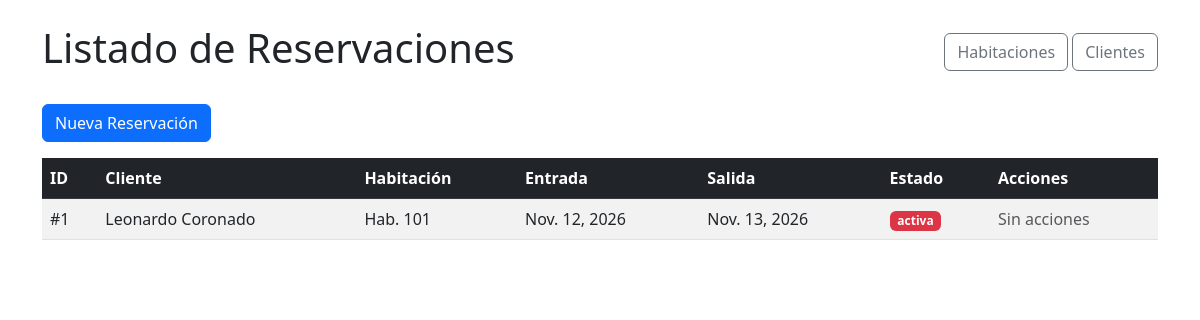
Before: /reservaciones/ with the older database file.
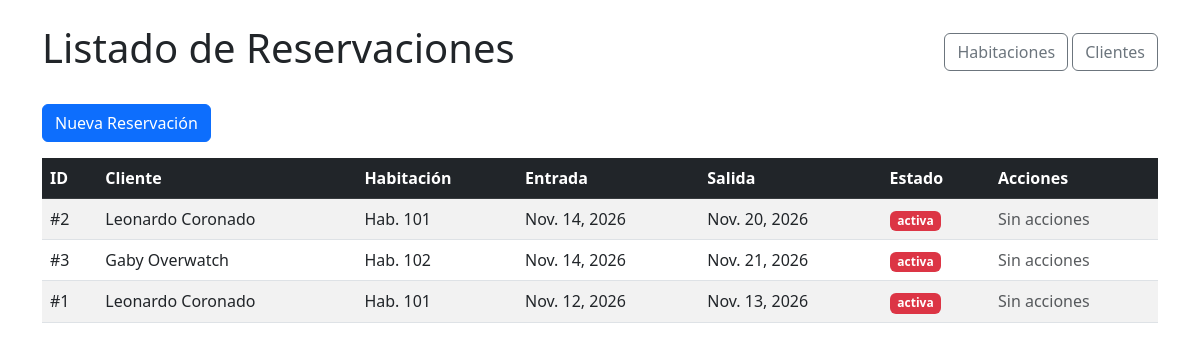
After: the same page with the newer database file.
### reservaciones/models.py (models this page shows, shortened)
class Reservacion(models.Model):
    ACTIVA = 'activa'
    CANCELADA = 'cancelada'
    FINALIZADA = 'finalizada'
    ESTADOS = [
        (ACTIVA, 'Activa'),
        (CANCELADA, 'Cancelada'),
        (FINALIZADA, 'Finalizada'),
    ]
    cliente = models.ForeignKey(Cliente, on_delete=models.PROTECT,
                                related_name='reservaciones')
    habitacion = models.ForeignKey(Habitacion, on_delete=models.PROTECT,
                                   related_name='reservaciones')
    fecha_entrada = models.DateField()
    fecha_salida = models.DateField()
    total = models.DecimalField(max_digits=10, decimal_places=2,
                                default=0, editable=False)
    estado = models.CharField(max_length=20, choices=ESTADOS, default=ACTIVA)
    class Meta:
        ordering = ['-fecha_entrada']
        verbose_name = 'Reservación'
        verbose_name_plural = 'Reservaciones'

### clientes/models.py (models this page shows, shortened)
class Cliente(models.Model):
    nombre = models.CharField(max_length=100)
    apellidos = models.CharField(max_length=150)
    correo = models.EmailField(unique=True)
    telefono = models.CharField(max_length=20)
    fecha_registro = models.DateTimeField(auto_now_add=True)
    def __str__(self):
        return f"{self.nombre} {self.apellidos}"
    class Meta:
        ordering = ['apellidos', 'nombre']
        verbose_name = 'Cliente'
        verbose_name_plural = 'Clientes'

### habitaciones/models.py (models this page shows, shortened)
class Habitacion(models.Model):
    TIPOS = [
        ('individual', 'Individual'),
        ('doble', 'Doble'),
        ('suite', 'Suite'),
        ('presidencial', 'Presidencial'),
    ]
    numero = models.IntegerField(unique=True)
    tipo =  models.CharField((""), max_length=20, choices=TIPOS)
    precioxnoche = models.DecimalField(max_digits=  15, decimal_places=2)
    capacidad = models.IntegerField()
    disponible = models.BooleanField(default= True)
    imagen = models.ImageField(upload_to='habitaciones/', blank=True, null=True)

### reservaciones/views.py (the view)
# urls.py: path('', views.lista_reservaciones, name='lista'),
def lista_reservaciones(request):
    reservaciones = Reservacion.objects.select_related('cliente', 'habitacion')
    q = request.GET.get('q', '').strip()
    tipo = request.GET.get('tipo', '')
    estado = request.GET.get('estado', '')
    if q:
        condicion = (Q(cliente__nombre__icontains=q) |
                     Q(cliente__apellidos__icontains=q))
        if q.isdigit():
            condicion |= Q(habitacion__numero=q)
        reservaciones = reservaciones.filter(condicion)
    if tipo:
        reservaciones = reservaciones.filter(habitacion__tipo=tipo)
    if estado:
        reservaciones = reservaciones.filter(estado=estado)
    return render(request, 'reservaciones/lista.html', {
        'reservaciones': reservaciones,
        'tipos': Habitacion.TIPOS,
        'estados': Reservacion.ESTADOS,
        'q': q, 'tipo_actual': tipo, 'estado_actual': estado,
    })

### reservaciones/templates/reservaciones/lista.html (shortened to what this page needs)
<!DOCTYPE html>
<html lang="es">
<head>
    <link href="https://cdn.jsdelivr.net/npm/bootstrap@5.3.0/dist/css/bootstrap.min.css" rel="stylesheet">
</head>
<body class="container mt-4">
    <div class="d-flex justify-content-between align-items-center mb-4">
        <h1>Listado de Reservaciones</h1>
        <div>
            <a href="{% url 'habitaciones:lista' %}" class="btn btn-outline-secondary">Habitaciones</a>
            <a href="{% url 'clientes:lista' %}" class="btn btn-outline-secondary">Clientes</a>
        </div>
    </div>
    <a href="{% url 'reservaciones:crear' %}" class="btn btn-primary mb-3">Nueva Reservación</a>
    <table class="table table-striped table-hover">
        <thead class="table-dark">
            <tr>
                <th>ID</th>
                <th>Cliente</th>
                <th>Habitación</th>
                <th>Entrada</th>
                <th>Salida</th>
                <th>Estado</th>
                <th>Acciones</th>
            </tr>
        </thead>
        <tbody>
            {% for reservacion in reservaciones %}
            <tr>
                <td>#{{ reservacion.pk }}</td>
                <td>{{ reservacion.cliente }}</td>
                <td>Hab. {{ reservacion.habitacion.numero }}</td>
                <td>{{ reservacion.fecha_entrada }}</td>
                <td>{{ reservacion.fecha_salida }}</td>
                <td>
                    <span class="badge {% if reservacion.estado == 'ACTIVA' %}bg-success{% else %}bg-danger{% endif %}">
                        {{ reservacion.estado }}
                    </span>
                </td>
                <td>
                    {% if reservacion.estado == 'ACTIVA' %}
                        <a href="{% url 'reservaciones:editar' reservacion.pk %}" class="btn btn-sm btn-warning">Editar</a>
                        <a href="{% url 'reservaciones:cancelar' reservacion.pk %}" class="btn btn-sm btn-danger">Cancelar</a>
                    {% else %}
                        <span class="text-muted">Sin acciones</span>
                    {% endif %}
                </td>
            </tr>
            {% empty %}
            <tr>
                <td colspan="7" class="text-center">No hay reservaciones registradas.</td>
            </tr>
            {% endfor %}
        </tbody>
    </table>
</body>
</html>

Changed rows visible on the page:
added Reservacion: pk "2", cliente "Leonardo Coronado", habitacion.numero "101", fecha_entrada "Nov. 14, 2026", fecha_salida "Nov. 20, 2026", estado "activa", shows "Sin acciones"
added Reservacion: pk "3", cliente "Gaby Overwatch", habitacion.numero "102", fecha_entrada "Nov. 14, 2026", fecha_salida "Nov. 21, 2026", estado "activa", shows "Sin acciones"
